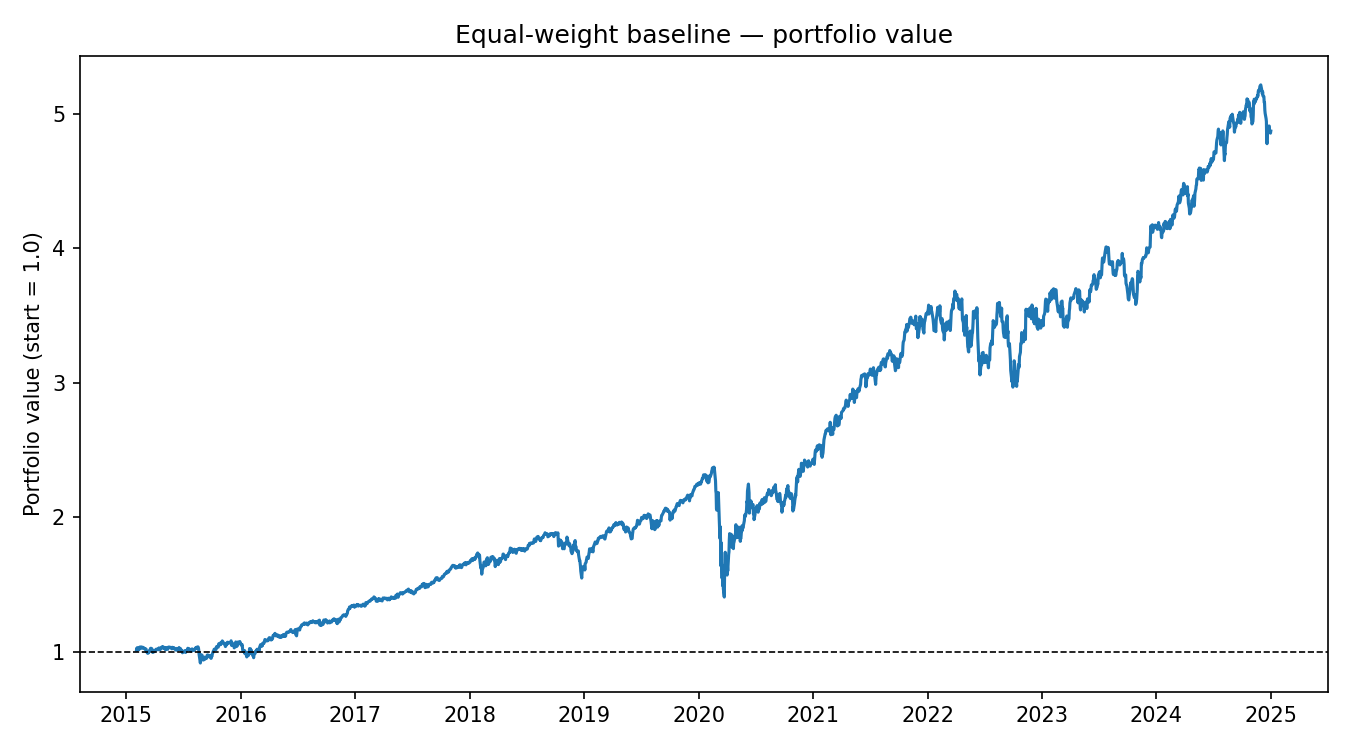

Generate this figure with Python:
"""
Equal-weight baseline — companion to validate_env.py.

Purpose: a random policy re-trades almost completely every day, so its
portfolio-value decay mostly reflects transaction costs, not whether
the underlying return math is correct. An equal-weight policy barely
trades after the first step (weights stay ~constant), so its value
path isolates "is the return calculation right?" from "is turnover
cost realistic?" — this is the check the Phase 1 checklist asks for.

Usage:
    python equal_weight_baseline.py data/clean/full_dataset.parquet
"""

import sys
import numpy as np
import pandas as pd
import matplotlib
matplotlib.use("Agg")
import matplotlib.pyplot as plt

from portfolioenv import PortfolioEnv


def run_equal_weight_episode(env: PortfolioEnv) -> pd.DataFrame:
    obs, info = env.reset(seed=0)
    # equal weight across all assets, ~0 in cash — same logits every step
    # (softmax of all-equal logits = uniform weights)
    action = np.zeros(env.action_space.shape, dtype=np.float32)
    action[-1] = -10.0  # push cash logit down so ~all weight goes to assets
    done = False
    while not done:
        obs, reward, terminated, truncated, info = env.step(action)
        done = terminated or truncated
    return env.get_history_df()


if __name__ == "__main__":
    if len(sys.argv) < 2:
        raise SystemExit("Usage: python equal_weight_baseline.py <path to full_dataset.parquet>")

    data = pd.read_parquet(sys.argv[1])
    env = PortfolioEnv(data, window=20, transaction_cost_bps=10.0)
    history = run_equal_weight_episode(env)

    print(f"Final portfolio value (equal-weight): {history['portfolio_value'].iloc[-1]:.4f}")
    print(f"Mean daily raw_return: {history['raw_return'].mean():.6f}")
    print(f"Std daily raw_return: {history['raw_return'].std():.6f}")
    print(f"Mean turnover after step 1: {history['turnover'].iloc[1:].mean():.6f}")
    print(f"Total transaction cost paid: {history['transaction_cost'].sum():.6f}")

    fig, ax = plt.subplots(figsize=(9, 5))
    ax.plot(history.index, history["portfolio_value"])
    ax.axhline(1.0, color="black", linestyle="--", linewidth=0.8)
    ax.set_title("Equal-weight baseline — portfolio value")
    ax.set_ylabel("Portfolio value (start = 1.0)")
    fig.tight_layout()
    fig.savefig("equal_weight_baseline.png", dpi=150)
    print("Plot saved to equal_weight_baseline.png")
